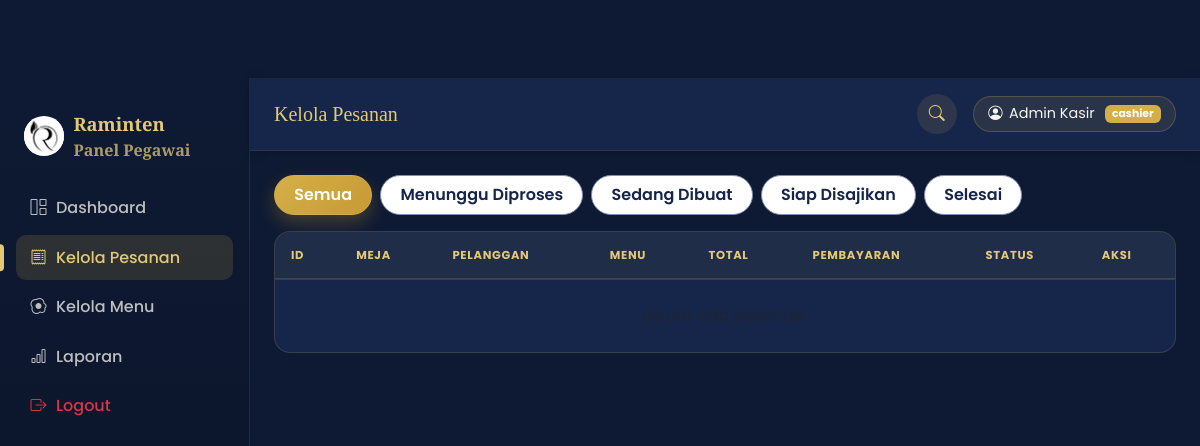
The app's page /admin/orders (signed in), older data.
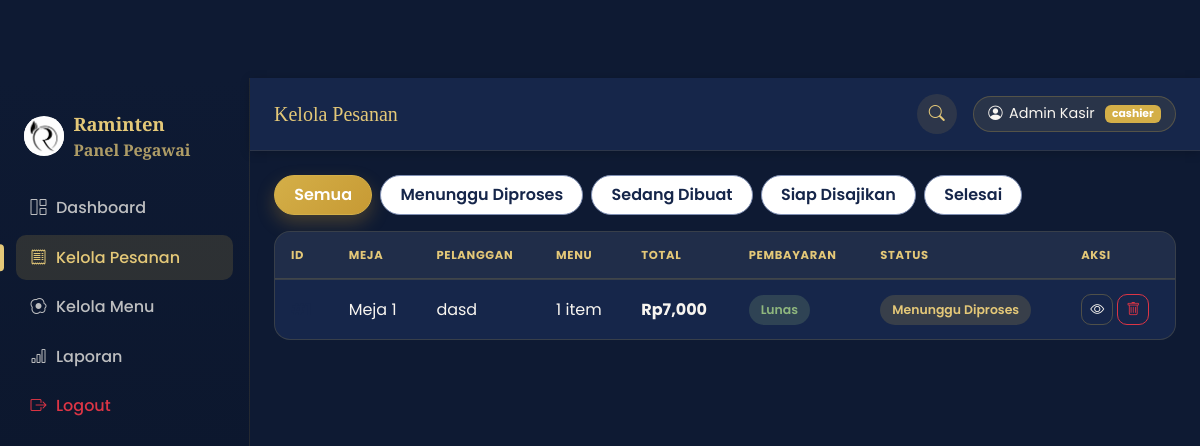
The same page, newer data.
### models/order.py (models this page shows, shortened)
class Order(db.Model):
    __tablename__ = "orders"
    id = db.Column(db.Integer, primary_key=True)
    order_number = db.Column(db.String(30), unique=True, nullable=True)
    table_id = db.Column(db.Integer, db.ForeignKey("tables.id"), nullable=True)
    table_number = db.Column(db.Integer, nullable=False)
    customer_name = db.Column(db.String(100), default="Pelanggan")
    customer_phone = db.Column(db.String(30), default="")
    note = db.Column(db.String(255), default="")
    _status = db.Column("status", db.String(30), default=STATUS_FLOW[0])
    _payment_status = db.Column("payment_status", db.String(20), default=PAYMENT_BELUM_DIBAYAR)
    payment_method = db.Column(db.String(20), default="QRIS")
    paid_at = db.Column(db.DateTime, nullable=True)
    created_at = db.Column(db.DateTime, default=datetime.utcnow)
    updated_at = db.Column(db.DateTime, default=datetime.utcnow, onupdate=datetime.utcnow)
    items = db.relationship("OrderItem", backref="order", lazy=True, cascade="all, delete-orphan")
    transaction = db.relationship("Transaction", backref="order", uselist=False, cascade="all, delete-orphan")
    @property
    def status(self):
        return self._status
    @status.setter
    def status(self, value):
        if value not in STATUS_FLOW:
            raise ValueError(f"Status pesanan '{value}' tidak valid.")
        self._status = value
        self.updated_at = datetime.utcnow()
    @property
    def payment_status(self):
        return self._payment_status
    @payment_status.setter
    def payment_status(self, value):
        if value not in PAYMENT_STATUS_FLOW:
            raise ValueError(f"Status pembayaran '{value}' tidak valid.")
        self._payment_status = value
    @property
    def total_price(self):
        return sum(item.subtotal for item in self.items)

class OrderItem(db.Model):
    __tablename__ = "order_items"
    id = db.Column(db.Integer, primary_key=True)
    order_id = db.Column(db.Integer, db.ForeignKey("orders.id"), nullable=False)
    menu_item_id = db.Column(db.Integer, db.ForeignKey("menu_items.id"), nullable=False)
    quantity = db.Column(db.Integer, default=1)
    price_at_order = db.Column(db.Float, nullable=False)
    @property
    def subtotal(self):
        return self.quantity * self.price_at_order

### routes/admin.py (the view)
@admin_bp.route("/orders")
@login_required
def orders():
    status_filter = request.args.get("status", "Semua")
    query = Order.query.filter_by(_payment_status=PAYMENT_LUNAS).order_by(Order.created_at.desc())
    if status_filter != "Semua":
        query = query.filter_by(_status=status_filter)
    order_list = query.all()
    return render_template("admin/orders.html", orders=order_list, status_filter=status_filter,
                            status_flow=STATUS_FLOW)

### routes/auth.py (called while the page is built)
def login_required(view_func):
    @wraps(view_func)
    def wrapped(*args, **kwargs):
        if not session.get("staff_id"):
            flash("Silakan login terlebih dahulu.", "warning")
            return redirect(url_for("auth.login"))
        return view_func(*args, **kwargs)
    return wrapped

### templates/admin/orders.html (shortened to what this page needs)
{% extends "admin/base.html" %}
{% block page_title %}Kelola Pesanan{% endblock %}
{% block content %}
<div class="d-flex gap-2 flex-wrap mb-3">
  <a href="{{ url_for('admin.orders', status='Semua') }}"
     class="category-pill {{ 'active' if status_filter=='Semua' }}">Semua</a>
  {% for s in status_flow %}
  <a href="{{ url_for('admin.orders', status=s) }}"
     class="category-pill {{ 'active' if status_filter==s }}">{{ s }}</a>
  {% endfor %}
</div>
<div class="stat-card p-0 table-responsive-card">
  <div class="table-responsive">
  <table class="table mb-0 align-middle">
    <thead>
      <tr>
        <th>ID</th>
        <th>Meja</th>
        <th>Pelanggan</th>
        <th>Menu</th>
        <th>Total</th>
        <th>Pembayaran</th>
        <th>Status</th>
        <th>Aksi</th>
      </tr>
    </thead>
    <tbody id="orders-tbody">
      {% for o in orders %}
      <tr class="order-row" data-href="{{ url_for('admin.order_detail', order_id=o.id) }}">
        <td class="fw-bold" style="color:var(--coklat-700);">#{{ o.id }}</td>
        <td>Meja {{ o.table_number }}</td>
        <td>{{ o.customer_name }}</td>
        <td>{{ o.items|length }} item</td>
        <td class="fw-bold">Rp{{ '{:,.0f}'.format(o.total_price) }}</td>
        <td><span class="badge-status siap">{{ o.payment_status }}</span></td>
        <td>
          <span class="badge-status {{ {'Menunggu Diproses':'menunggu','Sedang Dibuat':'dibuat','Siap Disajikan':'siap','Selesai':'selesai'}[o.status] }}">
            {{ o.status }}
          </span>
        </td>
        <td class="d-flex gap-1">
          <a href="{{ url_for('admin.order_detail', order_id=o.id) }}" class="btn btn-sm btn-outline-secondary">
            <i class="bi bi-eye"></i>
          </a>
          <form action="{{ url_for('admin.order_delete', order_id=o.id) }}" method="POST"
                onsubmit="return confirm('Hapus pesanan #{{ o.id }}?');" onclick="event.stopPropagation();">
            <button class="btn btn-sm btn-outline-danger"><i class="bi bi-trash"></i></button>
          </form>
        </td>
      </tr>
      {% else %}
      <tr><td colspan="8" class="text-center text-muted py-4">Belum ada pesanan.</td></tr>
      {% endfor %}
    </tbody>
  </table>
  </div>
</div>
{% endblock %}

### templates/admin/base.html (shortened to what this page needs)
<!DOCTYPE html>
<html lang="id">
<head>
<link href="https://cdn.jsdelivr.net/npm/bootstrap@5.3.3/dist/css/bootstrap.min.css" rel="stylesheet">
<link rel="stylesheet" href="https://cdn.jsdelivr.net/npm/bootstrap-icons@1.11.3/font/bootstrap-icons.css">
<link rel="stylesheet" href="{{ url_for('static', filename='css/style.css') }}">
</head>
<body class="admin-body">
<div class="admin-shell">
  <aside class="admin-sidebar">
    <div class="admin-brand">
      <img src="{{ url_for('static', filename='images/logo.png') }}" alt="Logo Angkringan Raminten" class="brand-logo">
      <div>
        <div class="fw-bold">Raminten</div>
        <div class="small opacity-75">Panel Pegawai</div>
      </div>
    </div>
    <nav class="admin-nav">
      <a href="{{ url_for('admin.dashboard') }}" class="{{ 'active' if request.endpoint=='admin.dashboard' }}">
        <i class="bi bi-grid-1x2"></i> Dashboard
      </a>
      <a href="{{ url_for('admin.orders') }}" class="{{ 'active' if request.endpoint in ['admin.orders','admin.order_detail'] }}">
        <i class="bi bi-receipt"></i> Kelola Pesanan
      </a>
      <a href="{{ url_for('admin.menu_list') }}" class="{{ 'active' if request.endpoint=='admin.menu_list' }}">
        <i class="bi bi-egg-fried"></i> Kelola Menu
      </a>
      <a href="{{ url_for('admin.report') }}" class="{{ 'active' if request.endpoint=='admin.report' }}">
        <i class="bi bi-bar-chart"></i> Laporan
      </a>
      <a href="{{ url_for('auth.logout') }}" class="text-danger">
        <i class="bi bi-box-arrow-right"></i> Logout
      </a>
    </nav>
  </aside>
  <div class="admin-main">
    <header class="admin-topbar">
      <h5 class="mb-0" style="font-family:var(--font-display); color:var(--coklat-700);">{% block page_title %}Dashboard{% endblock %}</h5>
      <div class="admin-search-wrap ms-auto" id="adminSearchWrap">
        <button class="navbar-icon-btn admin-search-toggle" id="adminSearchToggle" aria-label="Cari"><i class="bi bi-search"></i></button>
      </div>
      <div class="admin-user">
        <i class="bi bi-person-circle"></i> <span class="admin-user-name">{{ session.get('staff_name', 'Pegawai') }}</span>
        <span class="badge ms-1" style="background:var(--gold-500);">{{ session.get('staff_type', '') }}</span>
      </div>
    </header>
    <div class="container-fluid p-4">
      {% block content %}{% endblock %}
    </div>
  </div>
</div>
</body>
</html>

Row changes from the older to the newer data that the page shows:
added Order: table_number "1", customer_name "dasd", items|length "1", payment_status "Lunas", status "Menunggu Diproses"
added OrderItem: total_price "7,000"
